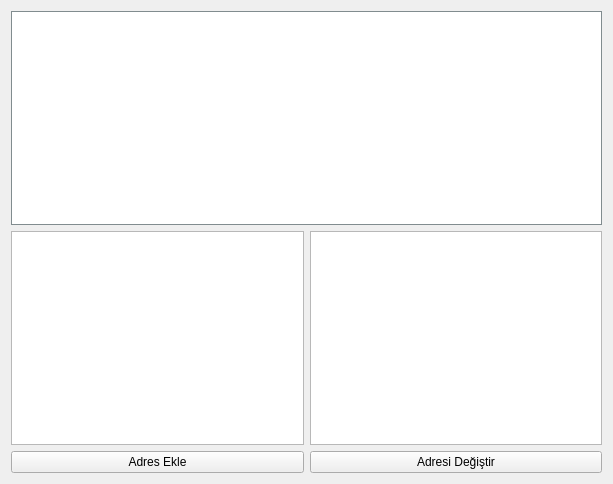
<ui version="4.0" >
 <class>widgetAdresBilgileri</class>
 <widget class="QWidget" name="widgetAdresBilgileri" >
  <property name="geometry" >
   <rect>
    <x>0</x>
    <y>0</y>
    <width>613</width>
    <height>484</height>
   </rect>
  </property>
  <property name="windowTitle" >
   <string>Roleler</string>
  </property>
  <property name="autoFillBackground" >
   <bool>true</bool>
  </property>
  <layout class="QGridLayout" >
   <item row="0" column="0" colspan="2" >
    <widget class="QTableView" name="tablo" >
     <property name="palette" >
      <palette>
       <active>
        <colorrole role="WindowText" >
         <brush brushstyle="SolidPattern" >
          <color alpha="255" >
           <red>0</red>
           <green>0</green>
           <blue>0</blue>
          </color>
         </brush>
        </colorrole>
        <colorrole role="Button" >
         <brush brushstyle="SolidPattern" >
          <color alpha="255" >
           <red>167</red>
           <green>181</green>
           <blue>186</blue>
          </color>
         </brush>
        </colorrole>
        <colorrole role="Light" >
         <brush brushstyle="SolidPattern" >
          <color alpha="255" >
           <red>253</red>
           <green>255</green>
           <blue>255</blue>
          </color>
         </brush>
        </colorrole>
        <colorrole role="Midlight" >
         <brush brushstyle="SolidPattern" >
          <color alpha="255" >
           <red>210</red>
           <green>218</green>
           <blue>220</blue>
          </color>
         </brush>
        </colorrole>
        <colorrole role="Dark" >
         <brush brushstyle="SolidPattern" >
          <color alpha="255" >
           <red>83</red>
           <green>90</green>
           <blue>93</blue>
          </color>
         </brush>
        </colorrole>
        <colorrole role="Mid" >
         <brush brushstyle="SolidPattern" >
          <color alpha="255" >
           <red>111</red>
           <green>121</green>
           <blue>124</blue>
          </color>
         </brush>
        </colorrole>
        <colorrole role="Text" >
         <brush brushstyle="SolidPattern" >
          <color alpha="255" >
           <red>0</red>
           <green>0</green>
           <blue>0</blue>
          </color>
         </brush>
        </colorrole>
        <colorrole role="BrightText" >
         <brush brushstyle="SolidPattern" >
          <color alpha="255" >
           <red>255</red>
           <green>255</green>
           <blue>255</blue>
          </color>
         </brush>
        </colorrole>
        <colorrole role="ButtonText" >
         <brush brushstyle="SolidPattern" >
          <color alpha="255" >
           <red>0</red>
           <green>0</green>
           <blue>0</blue>
          </color>
         </brush>
        </colorrole>
        <colorrole role="Base" >
         <brush brushstyle="SolidPattern" >
          <color alpha="255" >
           <red>255</red>
           <green>255</green>
           <blue>255</blue>
          </color>
         </brush>
        </colorrole>
        <colorrole role="Window" >
         <brush brushstyle="SolidPattern" >
          <color alpha="255" >
           <red>167</red>
           <green>181</green>
           <blue>186</blue>
          </color>
         </brush>
        </colorrole>
        <colorrole role="Shadow" >
         <brush brushstyle="SolidPattern" >
          <color alpha="255" >
           <red>0</red>
           <green>0</green>
           <blue>0</blue>
          </color>
         </brush>
        </colorrole>
        <colorrole role="AlternateBase" >
         <brush brushstyle="SolidPattern" >
          <color alpha="255" >
           <red>211</red>
           <green>218</green>
           <blue>220</blue>
          </color>
         </brush>
        </colorrole>
       </active>
       <inactive>
        <colorrole role="WindowText" >
         <brush brushstyle="SolidPattern" >
          <color alpha="255" >
           <red>0</red>
           <green>0</green>
           <blue>0</blue>
          </color>
         </brush>
        </colorrole>
        <colorrole role="Button" >
         <brush brushstyle="SolidPattern" >
          <color alpha="255" >
           <red>167</red>
           <green>181</green>
           <blue>186</blue>
          </color>
         </brush>
        </colorrole>
        <colorrole role="Light" >
         <brush brushstyle="SolidPattern" >
          <color alpha="255" >
           <red>253</red>
           <green>255</green>
           <blue>255</blue>
          </color>
         </brush>
        </colorrole>
        <colorrole role="Midlight" >
         <brush brushstyle="SolidPattern" >
          <color alpha="255" >
           <red>210</red>
           <green>218</green>
           <blue>220</blue>
          </color>
         </brush>
        </colorrole>
        <colorrole role="Dark" >
         <brush brushstyle="SolidPattern" >
          <color alpha="255" >
           <red>83</red>
           <green>90</green>
           <blue>93</blue>
          </color>
         </brush>
        </colorrole>
        <colorrole role="Mid" >
         <brush brushstyle="SolidPattern" >
          <color alpha="255" >
           <red>111</red>
           <green>121</green>
           <blue>124</blue>
          </color>
         </brush>
        </colorrole>
        <colorrole role="Text" >
         <brush brushstyle="SolidPattern" >
          <color alpha="255" >
           <red>0</red>
           <green>0</green>
           <blue>0</blue>
          </color>
         </brush>
        </colorrole>
        <colorrole role="BrightText" >
         <brush brushstyle="SolidPattern" >
          <color alpha="255" >
           <red>255</red>
           <green>255</green>
           <blue>255</blue>
          </color>
         </brush>
        </colorrole>
        <colorrole role="ButtonText" >
         <brush brushstyle="SolidPattern" >
          <color alpha="255" >
           <red>0</red>
           <green>0</green>
           <blue>0</blue>
          </color>
         </brush>
        </colorrole>
        <colorrole role="Base" >
         <brush brushstyle="SolidPattern" >
          <color alpha="255" >
           <red>255</red>
           <green>255</green>
           <blue>255</blue>
          </color>
         </brush>
        </colorrole>
        <colorrole role="Window" >
         <brush brushstyle="SolidPattern" >
          <color alpha="255" >
           <red>167</red>
           <green>181</green>
           <blue>186</blue>
          </color>
         </brush>
        </colorrole>
        <colorrole role="Shadow" >
         <brush brushstyle="SolidPattern" >
          <color alpha="255" >
           <red>0</red>
           <green>0</green>
           <blue>0</blue>
          </color>
         </brush>
        </colorrole>
        <colorrole role="AlternateBase" >
         <brush brushstyle="SolidPattern" >
          <color alpha="255" >
           <red>211</red>
           <green>218</green>
           <blue>220</blue>
          </color>
         </brush>
        </colorrole>
       </inactive>
       <disabled>
        <colorrole role="WindowText" >
         <brush brushstyle="SolidPattern" >
          <color alpha="255" >
           <red>83</red>
           <green>90</green>
           <blue>93</blue>
          </color>
         </brush>
        </colorrole>
        <colorrole role="Button" >
         <brush brushstyle="SolidPattern" >
          <color alpha="255" >
           <red>167</red>
           <green>181</green>
           <blue>186</blue>
          </color>
         </brush>
        </colorrole>
        <colorrole role="Light" >
         <brush brushstyle="SolidPattern" >
          <color alpha="255" >
           <red>253</red>
           <green>255</green>
           <blue>255</blue>
          </color>
         </brush>
        </colorrole>
        <colorrole role="Midlight" >
         <brush brushstyle="SolidPattern" >
          <color alpha="255" >
           <red>210</red>
           <green>218</green>
           <blue>220</blue>
          </color>
         </brush>
        </colorrole>
        <colorrole role="Dark" >
         <brush brushstyle="SolidPattern" >
          <color alpha="255" >
           <red>83</red>
           <green>90</green>
           <blue>93</blue>
          </color>
         </brush>
        </colorrole>
        <colorrole role="Mid" >
         <brush brushstyle="SolidPattern" >
          <color alpha="255" >
           <red>111</red>
           <green>121</green>
           <blue>124</blue>
          </color>
         </brush>
        </colorrole>
        <colorrole role="Text" >
         <brush brushstyle="SolidPattern" >
          <color alpha="255" >
           <red>83</red>
           <green>90</green>
           <blue>93</blue>
          </color>
         </brush>
        </colorrole>
        <colorrole role="BrightText" >
         <brush brushstyle="SolidPattern" >
          <color alpha="255" >
           <red>255</red>
           <green>255</green>
           <blue>255</blue>
          </color>
         </brush>
        </colorrole>
        <colorrole role="ButtonText" >
         <brush brushstyle="SolidPattern" >
          <color alpha="255" >
           <red>83</red>
           <green>90</green>
           <blue>93</blue>
          </color>
         </brush>
        </colorrole>
        <colorrole role="Base" >
         <brush brushstyle="SolidPattern" >
          <color alpha="255" >
           <red>167</red>
           <green>181</green>
           <blue>186</blue>
          </color>
         </brush>
        </colorrole>
        <colorrole role="Window" >
         <brush brushstyle="SolidPattern" >
          <color alpha="255" >
           <red>167</red>
           <green>181</green>
           <blue>186</blue>
          </color>
         </brush>
        </colorrole>
        <colorrole role="Shadow" >
         <brush brushstyle="SolidPattern" >
          <color alpha="255" >
           <red>0</red>
           <green>0</green>
           <blue>0</blue>
          </color>
         </brush>
        </colorrole>
        <colorrole role="AlternateBase" >
         <brush brushstyle="SolidPattern" >
          <color alpha="255" >
           <red>167</red>
           <green>181</green>
           <blue>186</blue>
          </color>
         </brush>
        </colorrole>
       </disabled>
      </palette>
     </property>
     <property name="mouseTracking" >
      <bool>true</bool>
     </property>
     <property name="focusPolicy" >
      <enum>Qt::ClickFocus</enum>
     </property>
     <property name="contextMenuPolicy" >
      <enum>Qt::ActionsContextMenu</enum>
     </property>
     <property name="acceptDrops" >
      <bool>false</bool>
     </property>
     <property name="styleSheet" >
      <string/>
     </property>
     <property name="frameShape" >
      <enum>QFrame::StyledPanel</enum>
     </property>
     <property name="frameShadow" >
      <enum>QFrame::Sunken</enum>
     </property>
     <property name="editTriggers" >
      <set>QAbstractItemView::AllEditTriggers</set>
     </property>
     <property name="tabKeyNavigation" >
      <bool>false</bool>
     </property>
     <property name="alternatingRowColors" >
      <bool>true</bool>
     </property>
     <property name="selectionMode" >
      <enum>QAbstractItemView::SingleSelection</enum>
     </property>
     <property name="selectionBehavior" >
      <enum>QAbstractItemView::SelectRows</enum>
     </property>
     <property name="gridStyle" >
      <enum>Qt::DashLine</enum>
     </property>
     <property name="sortingEnabled" >
      <bool>true</bool>
     </property>
    </widget>
   </item>
   <item row="1" column="0" >
    <widget class="QTextEdit" name="TeDaimiAdres" />
   </item>
   <item row="1" column="1" >
    <widget class="QTextEdit" name="TeGeciciAdres" />
   </item>
   <item row="2" column="0" >
    <widget class="QPushButton" name="PbAdresEkle" >
     <property name="text" >
      <string>Adres Ekle</string>
     </property>
    </widget>
   </item>
   <item row="2" column="1" >
    <widget class="QPushButton" name="PbAdresDegistir" >
     <property name="text" >
      <string>Adresi Değiştir</string>
     </property>
    </widget>
   </item>
  </layout>
  <action name="actionSil" >
   <property name="icon" >
    <iconset resource="ikon.qrc" >:/ikonlar/eraser.png</iconset>
   </property>
   <property name="text" >
    <string>Sil</string>
   </property>
  </action>
 </widget>
 <tabstops>
  <tabstop>tablo</tabstop>
 </tabstops>
 <resources>
  <include location="ikon.qrc" />
 </resources>
 <connections/>
</ui>
